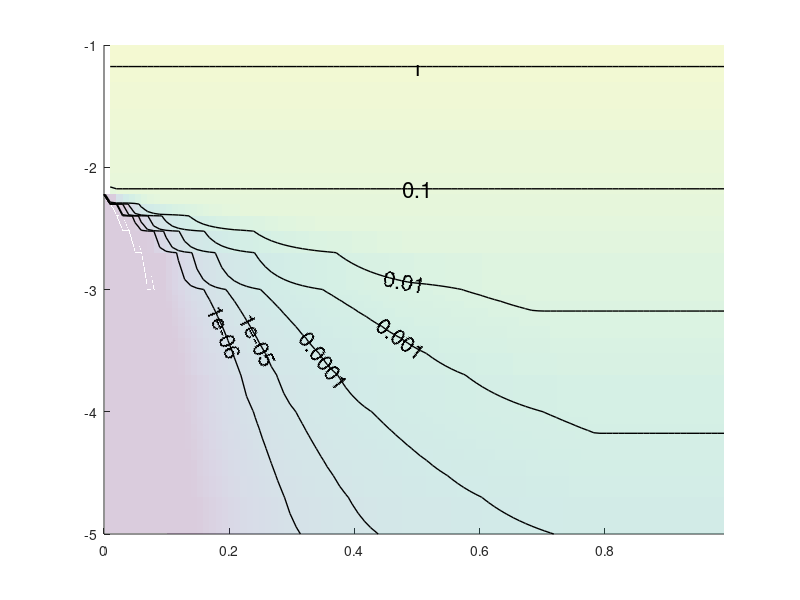

Recreate this plot in MATLAB.
clear all
close all
clc

fontSize=16;

data=load('velocity.txt');
nT=101;
datasize=size(data,1);

T=reshape(data(:,2),datasize/nT,nT);
S=reshape(data(:,1),datasize/nT,nT);
V=reshape(data(:,3),datasize/nT,nT);

%Tm=max(data(:,2));
%mu=max(data(:,1));

figure(3)
clf
hold on
surf(T,log10(S),log10(V+1e-10),'edgecolor','none','FaceAlpha',0.2)

isolevels=[1e-3];
for e=[-7:-1]
for k=[10]
isolevels=[isolevels k*10^e];
end
end
%isolevels=[BrunnerV/cs isolevels];
%isolevels=[0.05:0.05:1]*cs
[C1,h1]=contour(T,log10(S),V,isolevels,'k','Linewidth',1);
clabel(C1,h1,'FontSize',fontSize,'Color','k','labelspacing', 700)